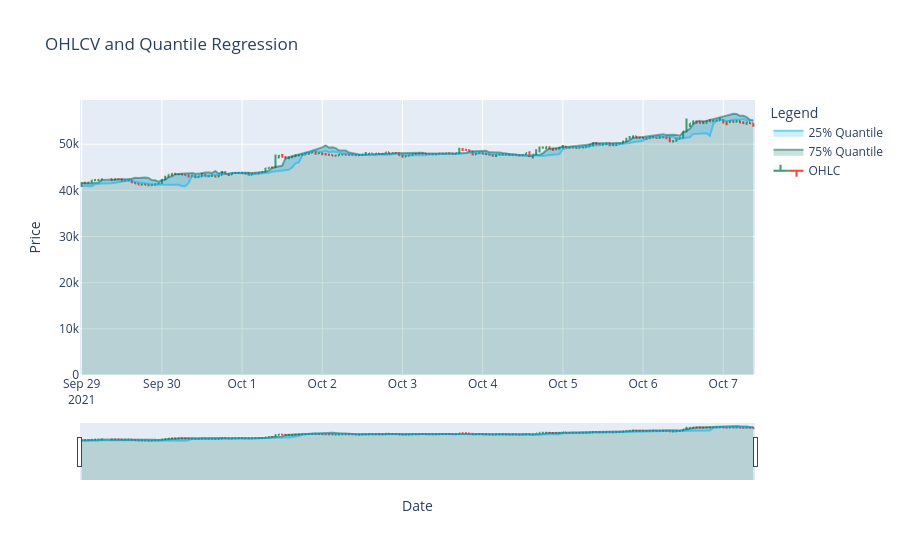

The notebook cell this image was saved under:
### Code cell
# 假设您的 DataFrame 名为 df，并且包含 'Open', 'High', 'Low', 'Close', 'quantile_.75', 'quantile_.25' 列
# 转换索引为日期时间格式（如果尚未这样做）
tdf['Date'] = pd.to_datetime(tdf.index)

# 创建 OHLC 图表
fig = go.Figure(data=[
    go.Ohlc(
        x=tdf['Date'],
        open=tdf['Open'],
        high=tdf['High'],
        low=tdf['Low'],
        close=tdf['Close'],
        name='OHLC'
    ),
    go.Scatter(
        x=tdf['Date'],
        y=tdf['upper'],
        fill='tonexty',
        fillcolor='rgba(0,100,80,0.2)',
        line=dict(color='rgba(0,100,80,0.5)'),
        name='75% Quantile'
    ),
    go.Scatter(
        x=tdf['Date'],
        y=tdf['lower'],
        fill='tonexty',
        fillcolor='rgba(0,176,240,0.2)',
        line=dict(color='rgba(0,176,240,0.5)'),
        name='25% Quantile'
    )
])

# 更新图表布局
fig.update_layout(
    title='OHLCV and Quantile Regression',
    xaxis_title='Date',
    yaxis_title='Price',
    legend_title='Legend'
)

# 显示图表
fig.show()

### Figure 1 — Plotly figure (JSON) as saved in the notebook; plotly's stock layout.template omitted (floating-point values rounded to 4 significant figures; data arrays with more than 128 entries replaced by an {"elided": "..."} marker saying what was removed)
{"data": [{"close": {"elided": "200 float values"}, "high": {"elided": "200 float values"}, "low": {"elided": "200 float values"}, "name": "OHLC", "open": {"elided": "200 float values"}, "type": "ohlc", "x": {"elided": "200 str values"}}, {"fill": "tonexty", "fillcolor": "rgba(0,100,80,0.2)", "line": {"color": "rgba(0,100,80,0.5)"}, "name": "75% Quantile", "type": "scatter", "x": {"elided": "200 str values"}, "y": {"elided": "200 float values"}}, {"fill": "tonexty", "fillcolor": "rgba(0,176,240,0.2)", "line": {"color": "rgba(0,176,240,0.5)"}, "name": "25% Quantile", "type": "scatter", "x": {"elided": "200 str values"}, "y": {"elided": "200 float values"}}], "layout": {"legend": {"title": {"text": "Legend"}}, "title": {"text": "OHLCV and Quantile Regression"}, "xaxis": {"title": {"text": "Date"}}, "yaxis": {"title": {"text": "Price"}}}}
